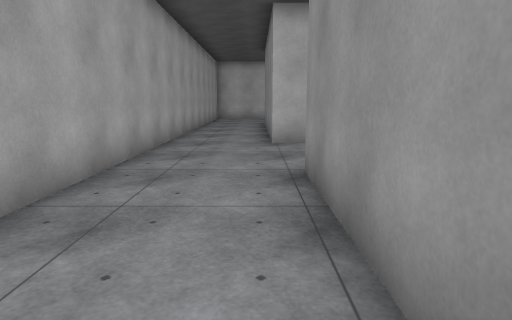
[1] (above)

18 first-person views from a walk through a 3-D level made in the Unity game engine. The camera is 1.4 m above the floor, tilts 10° down and sees 75° across. The floor is counted in squares, 1.26 m on a side. Each view is taken from the middle of a square. On the plan, view 1 faces up. The plan holds only what a view shows up to about 13 squares ahead; the rest is blank. The place goes on beyond the plan. The player character is not drawn. Door leaves are left out, so doorways stand open. Surface patterns are stand-ins for the level's own textures.

[2]
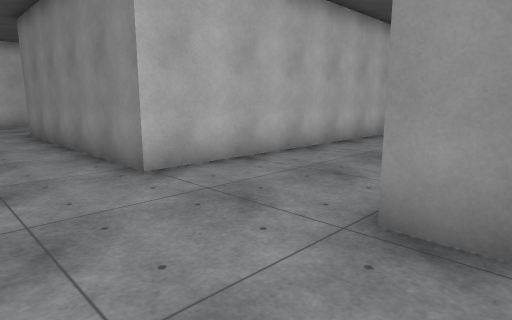

[3]
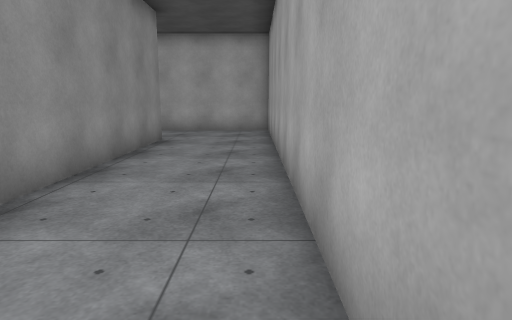

[4]
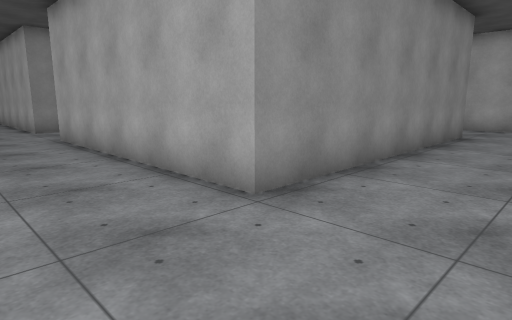

[5]
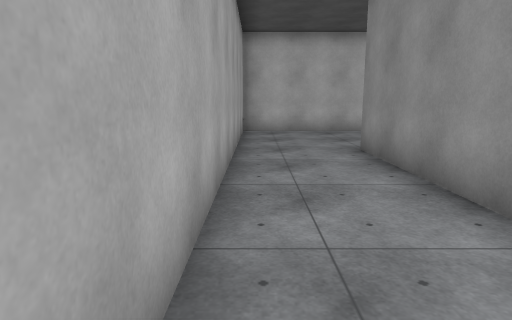

[6]
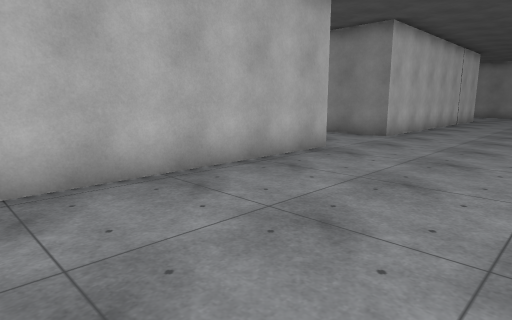

[7]
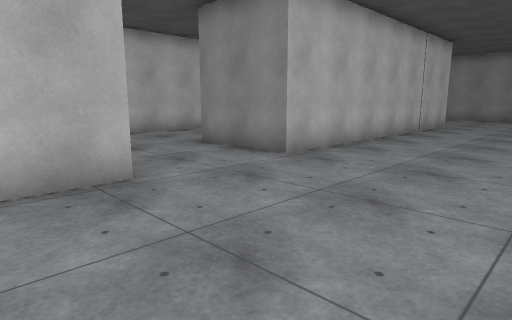

[8]
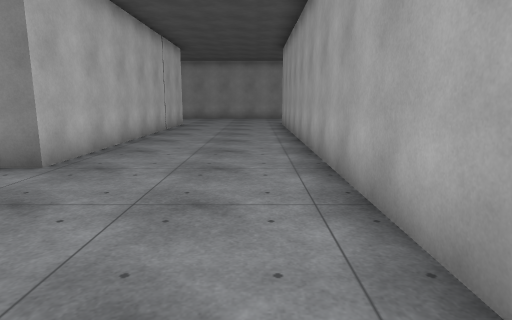

[9]
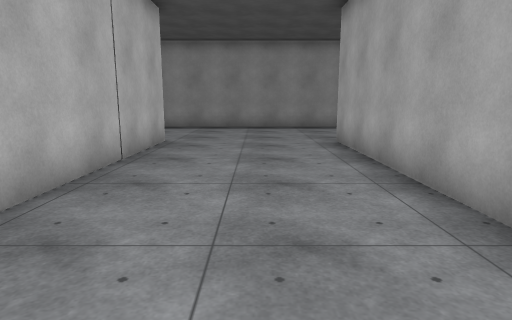

[10]
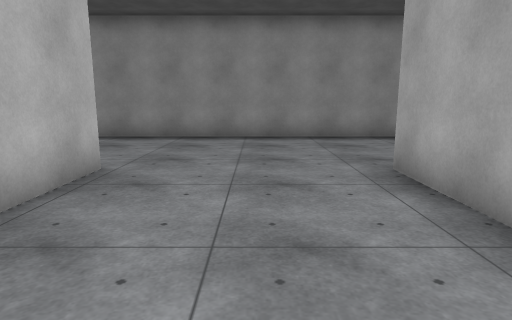

[11]
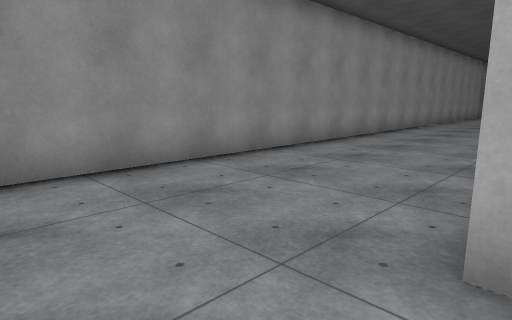

[12]
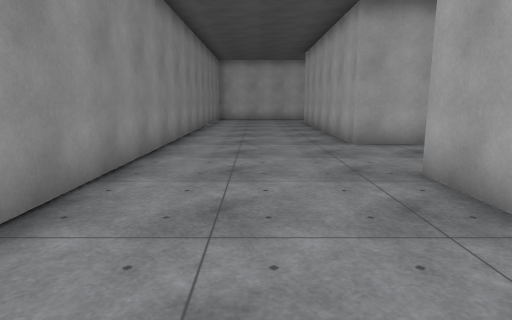

[13]
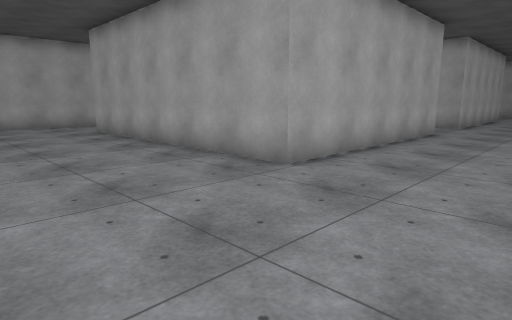

[14]
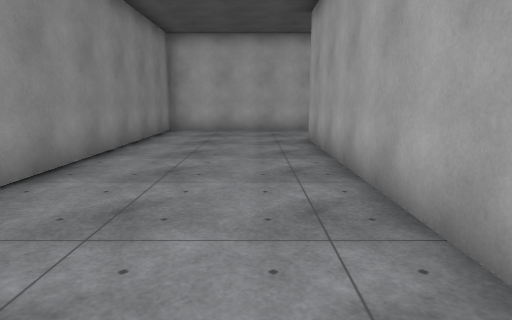

[15]
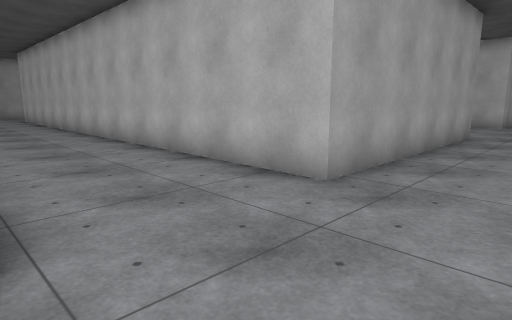

[16]
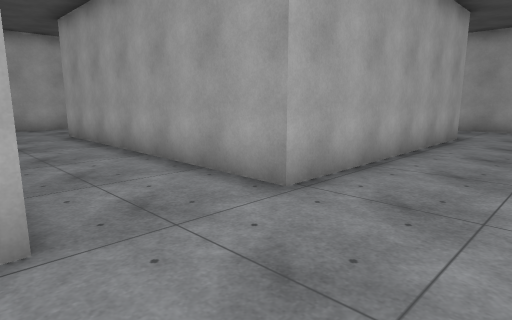

[17]
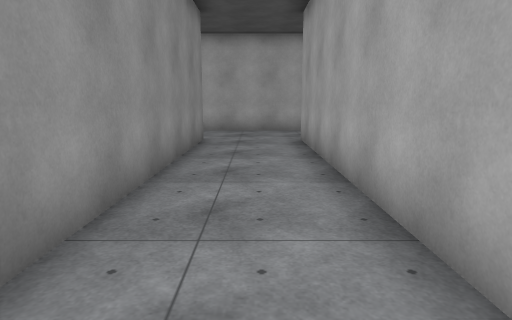

[18]
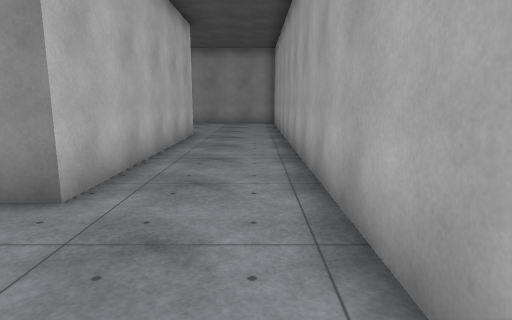

### Floor plan
Points are (right, up) in squares from view 1. A wall is a line through its corners. A room is listed if a view was taken in it or the views show most of it. See-through windows are left out.
Room 1 (views 1, 2, 3, 4, 5, 6, 7, 8, 9, 10, 11, 12, 13, 14, 15, 16, 17, 18)
walls: (11.5, 5.2) (19.4, 5.2) (19.4, -3.9) (11.5, -3.9) (11.5, 5.2); (4.5, 16.7) (19.4, 16.7) (19.4, 9) (0.4, 9) (0.4, 16.7); (5.1, 21.6) (-2.5, 21.6) (-2.5, -6.5); (8.1, -6.9) (24.3, -6.9) (24.3, 23.9); (19.5, 21.6) (8.5, 21.6) (8.5, 24.5); (0.8, -3.9) (0.8, 5.2) (8.7, 5.2) (8.7, -3.9); (-2.5, -6.9) (1.7, -6.9)

Where each view was taken, in squares from view 1:
view 1: 0 up, 0 right, facing up
view 2: 4 up, 2 left, facing up-right
view 3: 6 up, 2 left, facing down
view 4: 8 up, 2 left, facing down-right
view 5: 9 up, 2 left, facing up
view 6: 17 up, 2 left, facing up-right
view 7: 17 up, 3 right, facing up-right
view 8: 18 up, 3 right, facing right
view 9: 19 up, 10 right, facing right
view 10: 19 up, 14 right, facing right
view 11: 19 up, 19 right, facing down-right
view 12: 14 up, 22 right, facing down
view 13: 9 up, 24 right, facing down-left
view 14: 6 up, 21 right, facing down
view 15: 5 up, 22 right, facing up-left
view 16: 8 up, 12 right, facing down-left
view 17: 6 up, 10 right, facing down
view 18: 6 down, 8 right, facing right
